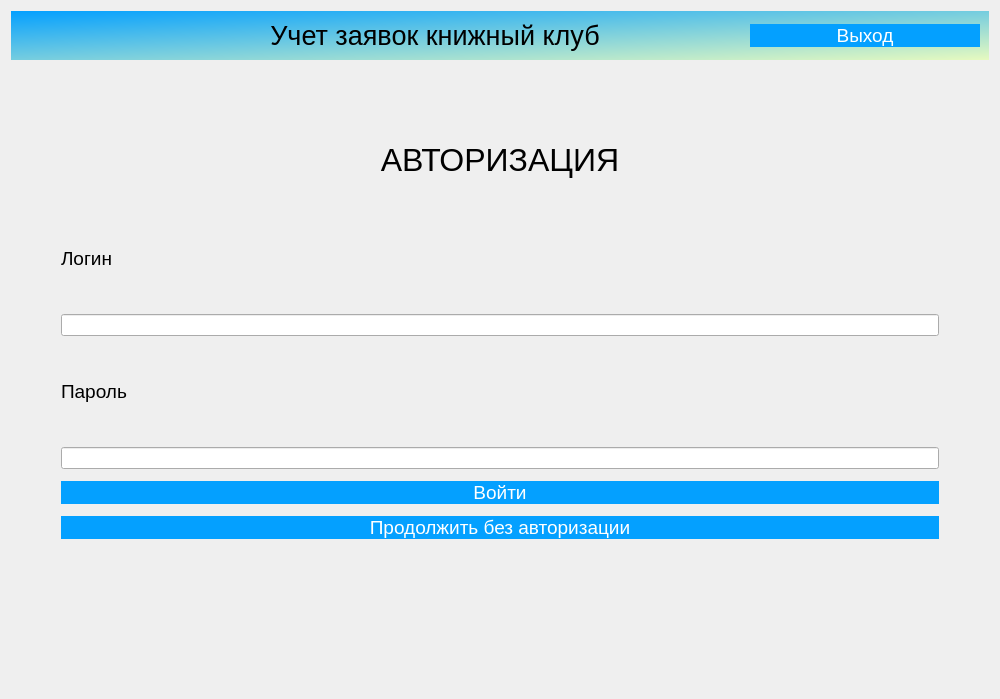
<?xml version="1.0" encoding="UTF-8"?>
<ui version="4.0">
 <class>Dialog</class>
 <widget class="QDialog" name="Dialog">
  <property name="geometry">
   <rect>
    <x>0</x>
    <y>0</y>
    <width>1000</width>
    <height>699</height>
   </rect>
  </property>
  <property name="minimumSize">
   <size>
    <width>1000</width>
    <height>600</height>
   </size>
  </property>
  <property name="windowTitle">
   <string>Учет заявок на ремонт оргтехники</string>
  </property>
  <property name="windowIcon">
   <iconset theme="accessories-dictionary">
    <selectedon>../../../../../logo.png</selectedon>
   </iconset>
  </property>
  <property name="toolTipDuration">
   <number>0</number>
  </property>
  <property name="styleSheet">
   <string notr="true">QPushButton {
background-color: rgb(4, 160, 255);
color: rgb(255, 255, 255);
border: 0px;
font: 14pt
}
QWidget
{font:  &quot;Comic Sans MS&quot;;
}
</string>
  </property>
  <property name="sizeGripEnabled">
   <bool>false</bool>
  </property>
  <layout class="QGridLayout" name="gridLayout">
   <item row="0" column="0">
    <widget class="QWidget" name="widget" native="true">
     <property name="styleSheet">
      <string notr="true">QWidget#widget{
background-color: qlineargradient(spread:pad, x1:0, y1:0, x2:1, y2:1, stop:0 rgba(4, 160, 255, 255), stop:1 rgba(231, 250, 191, 255));}

</string>
     </property>
     <layout class="QHBoxLayout" name="horizontalLayout">
      <property name="spacing">
       <number>150</number>
      </property>
      <item>
       <widget class="QLabel" name="label">
        <property name="maximumSize">
         <size>
          <width>100</width>
          <height>100</height>
         </size>
        </property>
        <property name="text">
         <string/>
        </property>
        <property name="textFormat">
         <enum>Qt::AutoText</enum>
        </property>
        <property name="pixmap">
         <pixmap>../media/logo.png</pixmap>
        </property>
        <property name="scaledContents">
         <bool>true</bool>
        </property>
       </widget>
      </item>
      <item>
       <widget class="QLabel" name="label_2">
        <property name="font">
         <font>
          <pointsize>20</pointsize>
          <italic>false</italic>
          <bold>false</bold>
         </font>
        </property>
        <property name="text">
         <string>Учет заявок книжный клуб</string>
        </property>
        <property name="alignment">
         <set>Qt::AlignCenter</set>
        </property>
       </widget>
      </item>
      <item>
       <widget class="QPushButton" name="AvtorButton">
        <property name="font">
         <font>
          <pointsize>14</pointsize>
          <italic>false</italic>
          <bold>false</bold>
         </font>
        </property>
        <property name="text">
         <string>Выход</string>
        </property>
       </widget>
      </item>
     </layout>
    </widget>
   </item>
   <item row="1" column="0">
    <layout class="QHBoxLayout" name="horizontalLayout_2">
     <item>
      <widget class="QStackedWidget" name="stackedWidget">
       <property name="layoutDirection">
        <enum>Qt::LeftToRight</enum>
       </property>
       <property name="autoFillBackground">
        <bool>false</bool>
       </property>
       <property name="styleSheet">
        <string notr="true"/>
       </property>
       <property name="currentIndex">
        <number>0</number>
       </property>
       <widget class="QWidget" name="Avtorisation">
        <property name="layoutDirection">
         <enum>Qt::LeftToRight</enum>
        </property>
        <layout class="QGridLayout" name="gridLayout_2">
         <property name="leftMargin">
          <number>50</number>
         </property>
         <property name="topMargin">
          <number>50</number>
         </property>
         <property name="rightMargin">
          <number>50</number>
         </property>
         <property name="bottomMargin">
          <number>50</number>
         </property>
         <item row="0" column="0">
          <layout class="QVBoxLayout" name="verticalLayout">
           <property name="spacing">
            <number>12</number>
           </property>
           <item>
            <widget class="QLabel" name="label_3">
             <property name="font">
              <font>
               <pointsize>24</pointsize>
               <italic>false</italic>
               <bold>false</bold>
              </font>
             </property>
             <property name="text">
              <string>АВТОРИЗАЦИЯ</string>
             </property>
             <property name="scaledContents">
              <bool>false</bool>
             </property>
             <property name="alignment">
              <set>Qt::AlignCenter</set>
             </property>
            </widget>
           </item>
           <item>
            <widget class="QLabel" name="label_4">
             <property name="font">
              <font>
               <pointsize>14</pointsize>
               <italic>false</italic>
               <bold>false</bold>
              </font>
             </property>
             <property name="layoutDirection">
              <enum>Qt::LeftToRight</enum>
             </property>
             <property name="autoFillBackground">
              <bool>false</bool>
             </property>
             <property name="text">
              <string>Логин</string>
             </property>
             <property name="alignment">
              <set>Qt::AlignLeading|Qt::AlignLeft|Qt::AlignVCenter</set>
             </property>
            </widget>
           </item>
           <item>
            <widget class="QLineEdit" name="LoginField"/>
           </item>
           <item>
            <widget class="QLabel" name="label_5">
             <property name="font">
              <font>
               <pointsize>14</pointsize>
               <italic>false</italic>
               <bold>false</bold>
              </font>
             </property>
             <property name="text">
              <string>Пароль</string>
             </property>
             <property name="alignment">
              <set>Qt::AlignLeading|Qt::AlignLeft|Qt::AlignVCenter</set>
             </property>
            </widget>
           </item>
           <item>
            <widget class="QLineEdit" name="PasswordField"/>
           </item>
           <item>
            <widget class="QPushButton" name="SignInButton">
             <property name="font">
              <font>
               <pointsize>14</pointsize>
               <italic>false</italic>
               <bold>false</bold>
              </font>
             </property>
             <property name="styleSheet">
              <string notr="true"/>
             </property>
             <property name="text">
              <string>Войти</string>
             </property>
            </widget>
           </item>
           <item>
            <widget class="QPushButton" name="withoutSignInButton">
             <property name="text">
              <string>Продолжить без авторизации</string>
             </property>
            </widget>
           </item>
           <item>
            <widget class="QLabel" name="ErrorField">
             <property name="font">
              <font>
               <pointsize>14</pointsize>
               <italic>false</italic>
               <bold>false</bold>
              </font>
             </property>
             <property name="styleSheet">
              <string notr="true">color: rgb(255, 0, 0);</string>
             </property>
             <property name="text">
              <string/>
             </property>
             <property name="alignment">
              <set>Qt::AlignCenter</set>
             </property>
            </widget>
           </item>
          </layout>
         </item>
        </layout>
       </widget>
       <widget class="QWidget" name="user">
        <layout class="QGridLayout" name="gridLayout_3">
         <item row="0" column="0">
          <layout class="QHBoxLayout" name="horizontalLayout_3">
           <item>
            <widget class="QTableWidget" name="tableMasteraZayavki"/>
           </item>
           <item>
            <layout class="QVBoxLayout" name="verticalLayout_4">
             <item>
              <layout class="QVBoxLayout" name="label_Layout">
               <item>
                <widget class="QLineEdit" name="lineEdit"/>
               </item>
               <item>
                <widget class="QLineEdit" name="lineEdit_2"/>
               </item>
               <item>
                <widget class="QLineEdit" name="lineEdit_3"/>
               </item>
               <item>
                <widget class="QLineEdit" name="lineEdit_4"/>
               </item>
               <item>
                <widget class="QLineEdit" name="lineEdit_5"/>
               </item>
               <item>
                <widget class="QLineEdit" name="lineEdit_6"/>
               </item>
               <item>
                <widget class="QLineEdit" name="lineEdit_7"/>
               </item>
               <item>
                <widget class="QLineEdit" name="lineEdit_11"/>
               </item>
               <item>
                <widget class="QLineEdit" name="lineEdit_8"/>
               </item>
               <item>
                <widget class="QLineEdit" name="lineEdit_9"/>
               </item>
               <item>
                <widget class="QLineEdit" name="lineEdit_10"/>
               </item>
              </layout>
             </item>
             <item>
              <layout class="QVBoxLayout" name="button_Layout">
               <item>
                <widget class="QPushButton" name="edit_button">
                 <property name="text">
                  <string>редактировать</string>
                 </property>
                </widget>
               </item>
               <item>
                <widget class="QPushButton" name="delete_button">
                 <property name="text">
                  <string>удалить</string>
                 </property>
                </widget>
               </item>
               <item>
                <widget class="QPushButton" name="pushButton">
                 <property name="text">
                  <string>добавить</string>
                 </property>
                </widget>
               </item>
               <item>
                <widget class="QPushButton" name="insert_button">
                 <property name="text">
                  <string>сделать заказ</string>
                 </property>
                </widget>
               </item>
              </layout>
             </item>
            </layout>
           </item>
          </layout>
         </item>
        </layout>
       </widget>
      </widget>
     </item>
    </layout>
   </item>
  </layout>
 </widget>
 <resources/>
 <connections/>
</ui>
